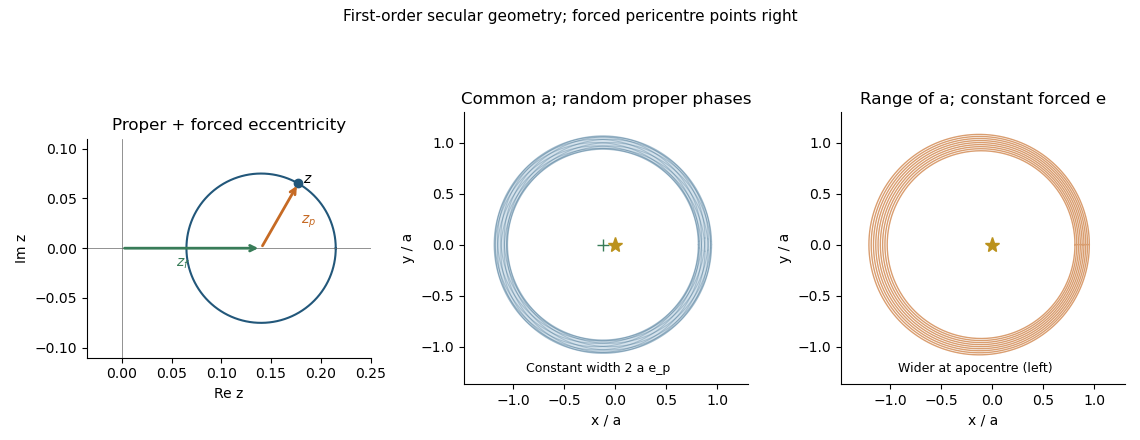

Python code for this plot:
#!/usr/bin/env python3
"""Original planetary-dynamics figure; outputs its same-basename PNG to CWD.
Tested Python 3.14.4, NumPy 2.3.5, Matplotlib 3.10.7+dfsg1.
Dependencies match the repository pyproject; no external visual assets.
"""
from pathlib import Path
import numpy as np
import matplotlib
matplotlib.use('Agg')
import matplotlib.pyplot as plt
from matplotlib.patches import Circle, Arc
plt.rcParams.update({'font.size':10,'axes.spines.top':False,'axes.spines.right':False})
blue='#22577a'; orange='#c66a24'; green='#387c58'; gray='#666666'
def finish(fig):
    fig.savefig(Path.cwd()/Path(__file__).with_suffix('.png').name,dpi=100,facecolor='white',transparent=False)
    plt.close(fig)

fig,axes=plt.subplots(1,3,figsize=(11.4,4.4),dpi=100)
theta=np.linspace(0,2*np.pi,600)
ax=axes[0];zf=.14;ep=.075;ang=1.05;z=zf+ep*np.exp(1j*ang)
ax.plot(zf+ep*np.cos(theta),ep*np.sin(theta),color=blue)
ax.annotate('',(zf,0),(0,0),arrowprops={'arrowstyle':'->','color':green,'lw':2})
ax.annotate('',(z.real,z.imag),(zf,0),arrowprops={'arrowstyle':'->','color':orange,'lw':2})
ax.plot(z.real,z.imag,'o',color=blue);ax.text(.055,-.018,r'$z_f$',color=green);ax.text(.18,.025,r'$z_p$',color=orange)
ax.text(z.real+.005,z.imag,r'$z$');ax.set(xlim=(-.035,.25),ylim=(-.11,.11),xlabel='Re z',ylabel='Im z',title='Proper + forced eccentricity');ax.axhline(0,color=gray,lw=.5);ax.axvline(0,color=gray,lw=.5);ax.set_aspect('equal')
ax=axes[1];ef=.12;ep=.065
outer=np.c_[np.cos(theta)*(1+ep)-ef,np.sin(theta)*(1+ep)]
inner=np.c_[np.cos(theta)*(1-ep)-ef,np.sin(theta)*(1-ep)]
ax.fill(np.r_[outer[:,0],inner[::-1,0]],np.r_[outer[:,1],inner[::-1,1]],color='#d4e2ec')
for phi in np.linspace(0,2*np.pi,12,endpoint=False):
    center=np.array([-ef-ep*np.cos(phi),-ep*np.sin(phi)])
    ax.plot(np.cos(theta)+center[0],np.sin(theta)+center[1],color=blue,alpha=.27,lw=.8)
ax.plot(-ef,0,'+',color=green,ms=8);ax.plot(0,0,'*',color='#bb921d',ms=11)
ax.set(title='Common a; random proper phases');ax.text(-.17,-1.25,'Constant width 2 a e_p',ha='center',fontsize=9)
ax=axes[2]
for a in np.linspace(.92,1.08,9):ax.plot(a*(np.cos(theta)-ef),a*np.sin(theta),color=orange,alpha=.65,lw=1)
ax.plot(0,0,'*',color='#bb921d',ms=11);ax.set(title='Range of a; constant forced e')
ax.text(-.17,-1.25,'Wider at apocentre (left)',ha='center',fontsize=9)
for ax in axes[1:]:
    ax.set_aspect('equal');ax.set(xlim=(-1.48,1.3),ylim=(-1.37,1.3),xlabel='x / a',ylabel='y / a')
fig.suptitle('First-order secular geometry; forced pericentre points right',fontsize=11)
fig.tight_layout(rect=(0,0,1,.94));finish(fig)
